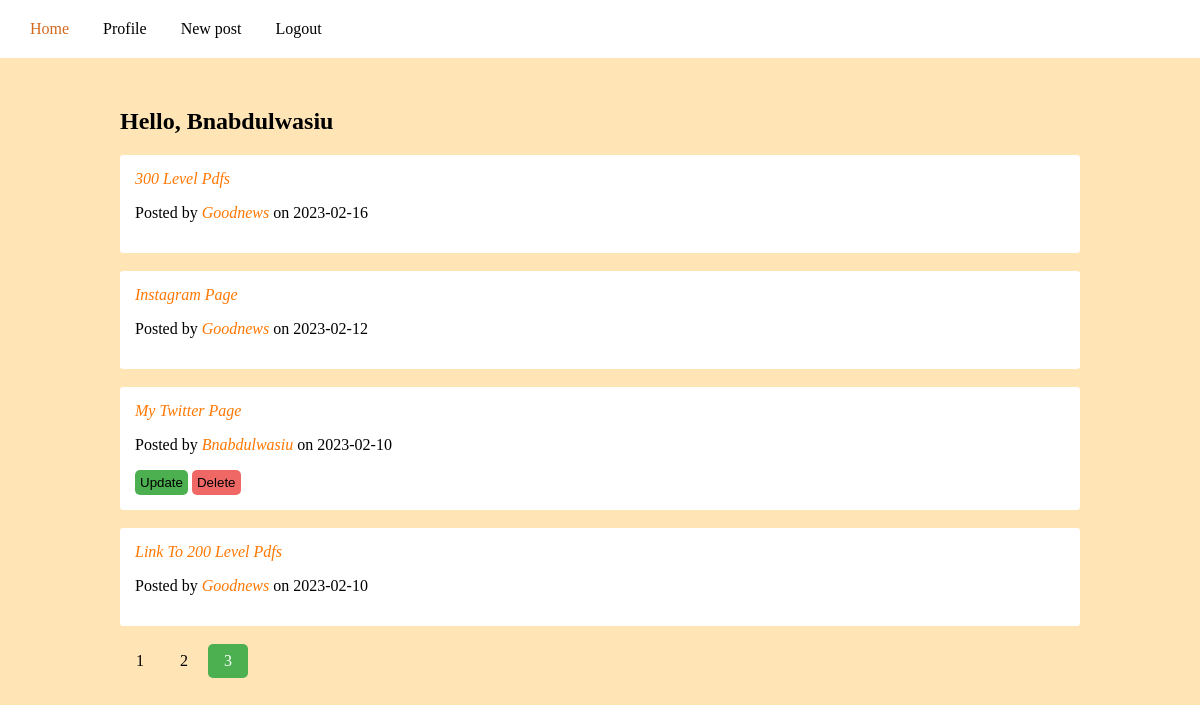
The app's page /home?page=3 (signed in) with its own data.
### myshare/models.py (models this page shows, shortened)
class User(db.Model, UserMixin):
    id = db.Column(db.Integer, primary_key=True)
    username = db.Column(db.String(20), unique=True, nullable=False)
    email = db.Column(db.String(120), unique=True, nullable=False)
    image_file = db.Column(db.String(20), nullable=False, default="default.jpg")
    password = db.Column(db.String(60), nullable=False)
    links = db.relationship("Link", backref="author", lazy=True)

class Link(db.Model):
    id = db.Column(db.Integer, primary_key=True)
    title = db.Column(db.String(100), nullable=False)
    date_posted = db.Column(db.DateTime, nullable=False, default=datetime.utcnow)
    content = db.Column(db.Text, nullable=False)
    user_id = db.Column(db.Integer, db.ForeignKey("user.id"), nullable=False)

### myshare/main/routes.py (the view)
@main.route('/')
@main.route('/home')
@login_required
def home():
    page = request.args.get("page", 1, type=int)
    links = Link.query.order_by(Link.date_posted.desc()).paginate(page=page, per_page=5)
    return render_template("home.html", links=links)

### myshare/models.py (called while the page is built)
@login_manager.user_loader
def load_user(user_id):
    return User.query.get(int(user_id))

### myshare/templates/home.html (shortened to what this page needs)
{% extends "base.html" %} {% block title %}Home{% endblock%}
{% block content%}
<h2>Hello, {{ current_user.username }}</h2>
{% for link in links.items %}
<div class="con-div">
    <a class="text" href={{ link.content }}>{{ link.title.title() }}</a>
    <p>Posted by <a class="text" href="{{ url_for('users.user_posts', username=link.author.username) }}">{{ link.author.username.title() }}</a> on {{ link.date_posted.strftime("%Y-%m-%d") }}</p>
    {% if link.author == current_user %}
            <div>
                <form method="POST">
                    <button class="update-button" formaction="{{ url_for('link_posts.update_post', post_id=link.id) }}">Update</button>
                    <button class="delete-button" formaction="{{ url_for('link_posts.delete_post', post_id=link.id) }}" onclick="return myConfirm()" type="submit" name="actiondelete" value="1">Delete</button>
                </form>
            </div>
        {% endif %}
</div>
<br>
{% endfor %}
{% for page_num in links.iter_pages(left_edge=1, right_edge=1, left_current=1, right_current=2) %}
    {% if page_num %}
        {% if links.page == page_num %}
        <div class="paginate">
            <a href="{{ url_for('main.home', page=page_num) }}" class="active">{{ page_num }}</a>
        </div>
        {% else %}
        <div class="paginate">
            <a href="{{ url_for('main.home', page=page_num) }}">{{ page_num }}</a>
        </div>
        {% endif %}
    {% else %}
        ...
    {% endif %}
{% endfor %}
{% endblock %}

### myshare/static/styles.css (style rules this page uses)
body { margin: 0; background-color: moccasin; }
.text { text-decoration: none; font-style: italic; color:rgb(255, 119, 0) ; }
.con-div { border-width: 1px; padding: 15px; border-radius: 3px; background-color: white; }
.update-button { background-color: #4CAF50; border-width: 0; padding: 5px 5px; border-radius: 5px; }
.delete-button { display: inline; background-color: #f06865; border-width: 0; border-radius: 5px; padding: 5px 5px; }
.paginate { display: inline-block; }
.paginate a { color: black; float: left; padding: 8px 16px; text-decoration: none; }
.paginate a.active { background-color: #4CAF50; color: white; border-radius: 5px; }

### records on screen
User: username "Bnabdulwasiu"
Link: title "300 Level Pdfs", author.username "Goodnews", date_posted "2023-02-16"
Link: title "Instagram Page", author.username "Goodnews", date_posted "2023-02-12"
Link: title "My Twitter Page", author.username "Bnabdulwasiu", date_posted "2023-02-10"
Link: title "Link To 200 Level Pdfs", author.username "Goodnews", date_posted "2023-02-10"

### other values on screen
{{ page_num }} "1" "2"
{{ page_num }} "3"
